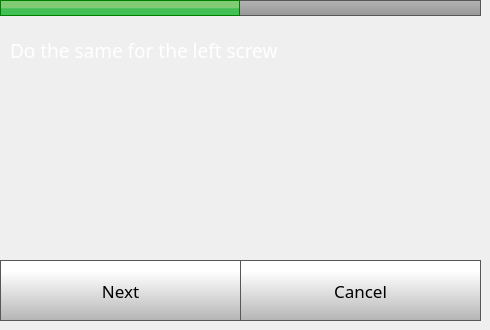
    <widget class="QWidget" name="step4Page">
     <widget class="QPushButton" name="step4CancelButton">
      <property name="geometry">
       <rect>
        <x>240</x>
        <y>260</y>
        <width>241</width>
        <height>61</height>
       </rect>
      </property>
      <property name="font">
       <font>
        <family>Gotham</family>
        <pointsize>13</pointsize>
       </font>
      </property>
      <property name="styleSheet">
       <string notr="true">QPushButton {
     border: 1px solid rgb(87, 87, 87);
	background-color: qlineargradient(spread:pad, x1:0, y1:1, x2:0, y2:0.188, stop:0 rgba(180, 180, 180, 255), stop:1 rgba(255, 255, 255, 255));


}

QPushButton:pressed {
    background-color: qlineargradient(x1: 0, y1: 0, x2: 0, y2: 1,
                                      stop: 0 #dadbde, stop: 1 #f6f7fa);
}

QPushButton:flat {
    border: none; /* no border for a flat push button */
}

QPushButton:default {
    border-color: navy; /* make the default button prominent */
}

QPushButton:focus {
	outline: none;
}</string>
      </property>
      <property name="text">
       <string>Cancel</string>
      </property>
      <property name="iconSize">
       <size>
        <width>40</width>
        <height>40</height>
       </size>
      </property>
     </widget>
     <widget class="QPushButton" name="step4NextButton">
      <property name="geometry">
       <rect>
        <x>0</x>
        <y>260</y>
        <width>241</width>
        <height>61</height>
       </rect>
      </property>
      <property name="font">
       <font>
        <family>Gotham</family>
        <pointsize>13</pointsize>
       </font>
      </property>
      <property name="styleSheet">
       <string notr="true">QPushButton {
     border: 1px solid rgb(87, 87, 87);
	background-color: qlineargradient(spread:pad, x1:0, y1:1, x2:0, y2:0.188, stop:0 rgba(180, 180, 180, 255), stop:1 rgba(255, 255, 255, 255));


}

QPushButton:pressed {
    background-color: qlineargradient(x1: 0, y1: 0, x2: 0, y2: 1,
                                      stop: 0 #dadbde, stop: 1 #f6f7fa);
}

QPushButton:flat {
    border: none; /* no border for a flat push button */
}

QPushButton:default {
    border-color: navy; /* make the default button prominent */
}

QPushButton:focus {
	outline: none;
}</string>
      </property>
      <property name="text">
       <string>Next</string>
      </property>
      <property name="iconSize">
       <size>
        <width>40</width>
        <height>40</height>
       </size>
      </property>
     </widget>
     <widget class="QLabel" name="caliberateLabel_12">
      <property name="geometry">
       <rect>
        <x>10</x>
        <y>20</y>
        <width>471</width>
        <height>61</height>
       </rect>
      </property>
      <property name="font">
       <font>
        <family>Gotham</family>
        <pointsize>14</pointsize>
        <weight>50</weight>
        <bold>false</bold>
       </font>
      </property>
      <property name="styleSheet">
       <string notr="true">color: rgb(255, 255, 255);</string>
      </property>
      <property name="text">
       <string>Do the same for the left screw</string>
      </property>
      <property name="wordWrap">
       <bool>true</bool>
      </property>
     </widget>
     <widget class="QLabel" name="caliberateLabel_23">
      <property name="geometry">
       <rect>
        <x>0</x>
        <y>0</y>
        <width>481</width>
        <height>16</height>
       </rect>
      </property>
      <property name="font">
       <font>
        <family>Gotham</family>
        <pointsize>14</pointsize>
        <weight>50</weight>
        <bold>false</bold>
       </font>
      </property>
      <property name="styleSheet">
       <string notr="true">    border: 1px solid rgb(87, 87, 87);
 /*  border-bottom-left-radius: 10px;
 border-bottom-right-radius: 10px;*/
	background-color: qlineargradient(spread:pad, x1:0, y1:1, x2:0, y2:0, stop:0 rgba(150, 150, 150, 255), stop:1 rgba(180, 180, 180, 255));</string>
      </property>
      <property name="text">
       <string/>
      </property>
     </widget>
     <widget class="QLabel" name="caliberateLabel_11">
      <property name="geometry">
       <rect>
        <x>0</x>
        <y>0</y>
        <width>240</width>
        <height>16</height>
       </rect>
      </property>
      <property name="font">
       <font>
        <family>Gotham</family>
        <pointsize>14</pointsize>
        <weight>50</weight>
        <bold>false</bold>
       </font>
      </property>
      <property name="styleSheet">
       <string notr="true">	background-color: qlineargradient(spread:pad, x1:0, y1:0.523, x2:0, y2:0.534, stop:0 rgba(130, 203, 117, 255), stop:1 rgba(66, 191, 85, 255));
border: 1px solid green;</string>
      </property>
      <property name="text">
       <string/>
      </property>
     </widget>
     <zorder>caliberateLabel_23</zorder>
     <zorder>step4CancelButton</zorder>
     <zorder>step4NextButton</zorder>
     <zorder>caliberateLabel_12</zorder>
     <zorder>caliberateLabel_11</zorder>
    </widget>
